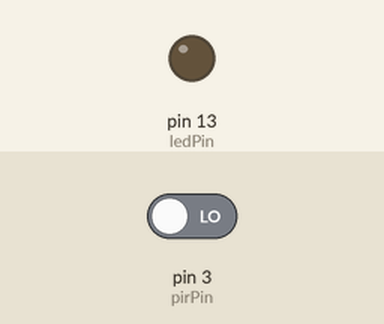
Recording of a sketch running on a simulated Arduino Uno, built for the host (arithmetic inside an expression is 32-bit, double 64-bit). On the bench: output pins drawn as LEDs (lit = HIGH). The test bench sets the inputs (shaded band); at power-on: pin 3 (pirPin) LOW. No MQTT or app messages arrive unless stated; what the sketch prints to the serial monitor is not drawn.

Above: at 0.1 s.
At 10.2 s:
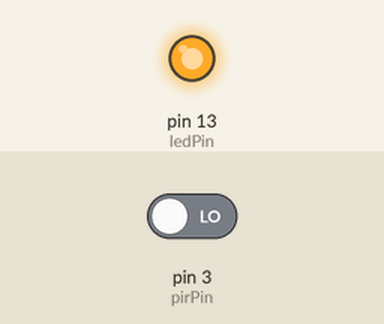
Timing chart, 0 to 11.7 s (numbered marks = the images above):
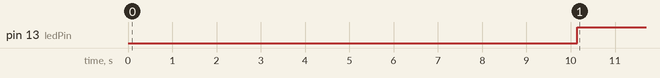

Measured:
- by itself, pin 13 (ledPin): LOW → HIGH at 10.2 s

The sketch:

mqtt_pir.ino
```cpp
#include <SPI.h>
#include <Ethernet.h>
#include "PubSubClient.h"


char clientID[] = "roomPIR";
char onTopic[] = "system/pir/room";
char outTopic[] = "room/pir/status";
char updateTopic[] = "room/pir/keepalive";
char updateMessage[] = "still alive";


//the amount of milliseconds the sensor has to be low
//before we assume all motion has stopped
long unsigned int waitTime = 300000;  //sending the same message twice in ms
long unsigned int inactiveTime = 300000;  //time before room is inactive in ms (300000)
long unsigned int lastActiveTime = 0;
long unsigned int lastSendTime = 0;
long unsigned int lastUpdateTime = 0;
int updateTime = 15000; //send keep active message in ms

int pirPin = 3;    //the digital pin connected to the PIR sensor's output
int ledPin = 13;
int calibrationTime = 10;
int pir_active;
int prevState = 0;


//network information
byte server[] = { 10, 1, 1, 100 };
int port = 1882;
byte mac[] = { 0xAA, 0xAA, 0xAA, 0xAA, 0xAA, 0xFF };
byte ip[] = { 10, 1, 1, 150 };


// Callback function header
void callback(char* topic, byte* payload, unsigned int length);

EthernetClient ethClient;
PubSubClient client(server, port, callback, ethClient);

void setup() {
	Serial.begin(9600);
	Ethernet.begin(mac, ip);
	if (client.connect(clientID)) {
		client.publish(onTopic, "ON");
	}
	pinMode(pirPin, INPUT);
	pinMode(ledPin, OUTPUT);
	//digitalWrite(pirPin, LOW);

	//give the sensor some time to calibrate
	Serial.print("calibrating sensor ");
	for (int i = 0; i < calibrationTime; i++){
		Serial.print(".");
		delay(1000);
	}
	Serial.println(" done");
	Serial.println("SENSOR ACTIVE");
	delay(50);
}

void sendStatus(int status){

	if (status==1){
		client.publish(outTopic, "active");
		Serial.println("sent active");
	}
	else{
		client.publish(outTopic, "inactive");
		Serial.println("sent inactive");

	}
	delay(50);
}

void callback(char* topic, byte* payload, unsigned int length) {

}


void loop(){

	pir_active = !(digitalRead(pirPin));
	Serial.print(pir_active);
	Serial.print(" was ");
	Serial.println(prevState);
	//if (pir_active == !0){
	//	if (pir_active==1){
	//		Serial.println("active");
	//	}
	//}
	if (pir_active != prevState){		//state has changed
		if (pir_active==1){
			Serial.println("gone high");
			sendStatus(1);
			digitalWrite(ledPin, HIGH);
			lastActiveTime = millis();
			lastSendTime = millis();
			prevState = 1;
		}
		else{
			if (millis() > (lastActiveTime + inactiveTime)){
				Serial.println("gone low");
				sendStatus(0);
				digitalWrite(ledPin, LOW);
				lastSendTime = millis();
				prevState = 0;
			}
		}
	}
	else if (pir_active==prevState){     //state hasn't changed
		if (pir_active==1){
			Serial.println("still high");
			lastActiveTime = millis();
		}
		else if (pir_active==0){
			Serial.println("still low");
			if (millis() > lastSendTime + waitTime){
				sendStatus(0);
				digitalWrite(ledPin, LOW);
				lastSendTime = millis();
			}
		}
	}
	if (millis() > lastUpdateTime + updateTime){
		client.publish(updateTopic, updateMessage);
		lastUpdateTime = millis();
	}
	delay(50);
}
```
